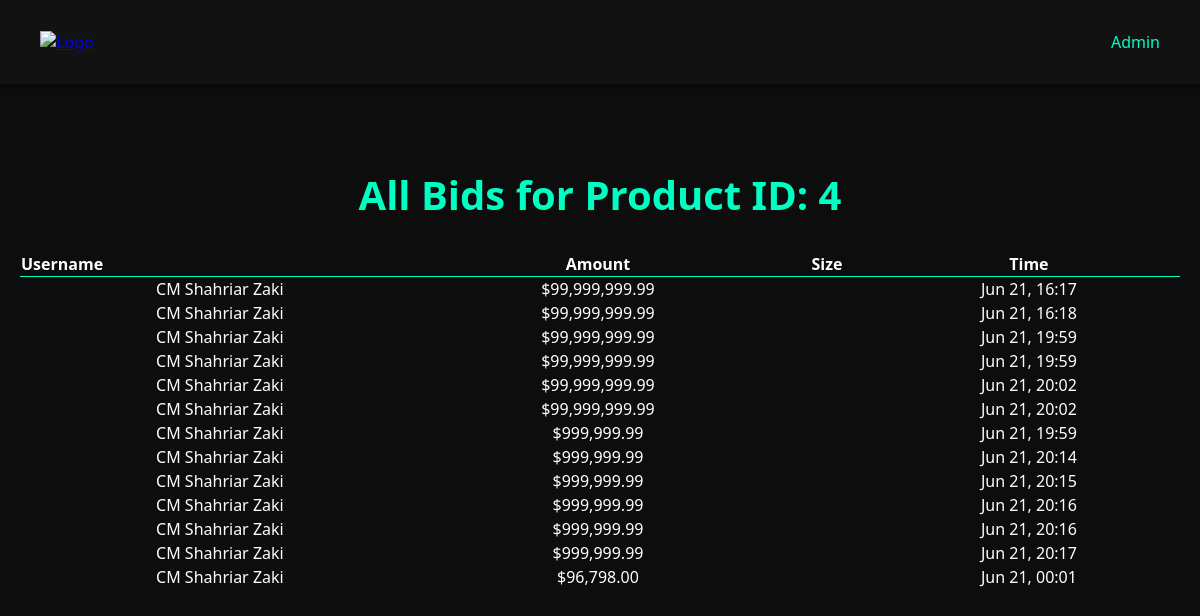
Screenshot of /ecom/adminBids.php?product_id=4 (signed in) with the database file from the repository.
### tables this page shows
CREATE TABLE `bids` (
  `bid_id` int(11) NOT NULL,
  `exclusive_id` int(11) NOT NULL,
  `user_id` int(11) NOT NULL,
  `bid_amount` decimal(10,2) NOT NULL,
  `bid_time` timestamp NOT NULL DEFAULT current_timestamp(),
  `size` varchar(10) DEFAULT NULL
);

CREATE TABLE `users` (
  `user_id` int(11) NOT NULL,
  `username` varchar(50) NOT NULL,
  `email` varchar(100) NOT NULL,
  `fullname` varchar(50) NOT NULL,
  `shippingaddress` varchar(5000) NOT NULL,
  `password_hash` varchar(255) NOT NULL,
  `profile_image` varchar(255) DEFAULT NULL,
  `theme_preference` enum('light','dark') DEFAULT 'light',
  `is_archived` tinyint(1) DEFAULT 0,
  `failed_logins` int(11) DEFAULT 0,
  `account_locked_until` datetime DEFAULT NULL,
  `created_at` timestamp NOT NULL DEFAULT current_timestamp(),
  `user_type` varchar(50) NOT NULL
);

### ecom/adminBids.php (the view, shortened to what this page needs)
<?php
include_once 'db.php';
$product_id = $_GET['product_id'] ?? null;
$stmt = $pdo->prepare("
  SELECT b.bid_amount, b.size, b.bid_time, u.username
  FROM bids b
  JOIN exclusive_products e ON b.exclusive_id = e.exclusive_id
  JOIN users u ON b.user_id = u.user_id
  WHERE e.product_id = ?
  ORDER BY b.bid_amount DESC
");
$stmt->execute([$product_id]);
$bids = $stmt->fetchAll();
?>
<!DOCTYPE html>
<html>
<head>
  <link rel="stylesheet" href="exclusive.css">
</head>
<body>
  <section id="header">
    <a href="index.php"><img src="img/logo.png" alt="Logo"></a>
    <ul id="navbar">
      <li><a href="admin.php" class="active">Admin</a></li>
    </ul>
  </section>
  <div class="exclusive-container">
    <h2>All Bids for Product ID: <?php echo htmlspecialchars($product_id); ?></h2>
    <table style="width: 100%; color: white; border-collapse: collapse;">
      <thead>
        <tr style="border-bottom: 1px solid #00ffc3;">
          <th style="text-align: left;">Username</th>
          <th>Amount</th>
          <th>Size</th>
          <th>Time</th>
        </tr>
      </thead>
      <tbody>
        <?php foreach ($bids as $bid): ?>
          <tr>
            <td><?php echo htmlspecialchars($bid['username']); ?></td>
            <td>$<?php echo number_format($bid['bid_amount'], 2); ?></td>
            <td><?php echo htmlspecialchars($bid['size']); ?></td>
            <td><?php echo date("M d, H:i", strtotime($bid['bid_time'])); ?></td>
          </tr>
        <?php endforeach; ?>
      </tbody>
    </table>
  </div>
</body>
</html>

### ecom/css/exclusive.css (style rules this page uses)
body { margin: 0; font-family: 'Segoe UI', sans-serif; background-color: #0d0d0d; color: #fff; overflow-x: hidden; }
#header { display: flex; justify-content: space-between; align-items: center; padding: 15px 40px; background-color: #121212; box-shadow: 0 2px 8px rgba(0, 0, 0, 0.5); }
#header a img { height: 60px; }
#navbar { list-style: none; display: flex; gap: 30px; }
#navbar li a { text-decoration: none; color: #ccc; font-weight: 500; transition: color 0.3s ease; }
#navbar li a.active, #navbar li a:hover { color: #00ffc3; }
.exclusive-container { padding: 50px 20px; text-align: center; }
.exclusive-container h2 { font-size: 2.5rem; color: #00ffc3; margin-bottom: 30px; }

### rows the page displays
bids: user.username "CM Shahriar Zaki", bid_amount "99,999,999.99", bid_time "Jun 21, 16:17"
bids: user.username "CM Shahriar Zaki", bid_amount "99,999,999.99", bid_time "Jun 21, 16:18"
bids: user.username "CM Shahriar Zaki", bid_amount "99,999,999.99", bid_time "Jun 21, 19:59"
bids: user.username "CM Shahriar Zaki", bid_amount "99,999,999.99", bid_time "Jun 21, 19:59"
bids: user.username "CM Shahriar Zaki", bid_amount "99,999,999.99", bid_time "Jun 21, 20:02"
bids: user.username "CM Shahriar Zaki", bid_amount "99,999,999.99", bid_time "Jun 21, 20:02"
bids: user.username "CM Shahriar Zaki", bid_amount "999,999.99", bid_time "Jun 21, 19:59"
bids: user.username "CM Shahriar Zaki", bid_amount "999,999.99", bid_time "Jun 21, 20:14"
bids: user.username "CM Shahriar Zaki", bid_amount "999,999.99", bid_time "Jun 21, 20:15"
bids: user.username "CM Shahriar Zaki", bid_amount "999,999.99", bid_time "Jun 21, 20:16"
bids: user.username "CM Shahriar Zaki", bid_amount "999,999.99", bid_time "Jun 21, 20:16"
bids: user.username "CM Shahriar Zaki", bid_amount "999,999.99", bid_time "Jun 21, 20:17"
bids: user.username "CM Shahriar Zaki", bid_amount "96,798.00", bid_time "Jun 21, 00:01"

### other values shown
$product_id "4"
